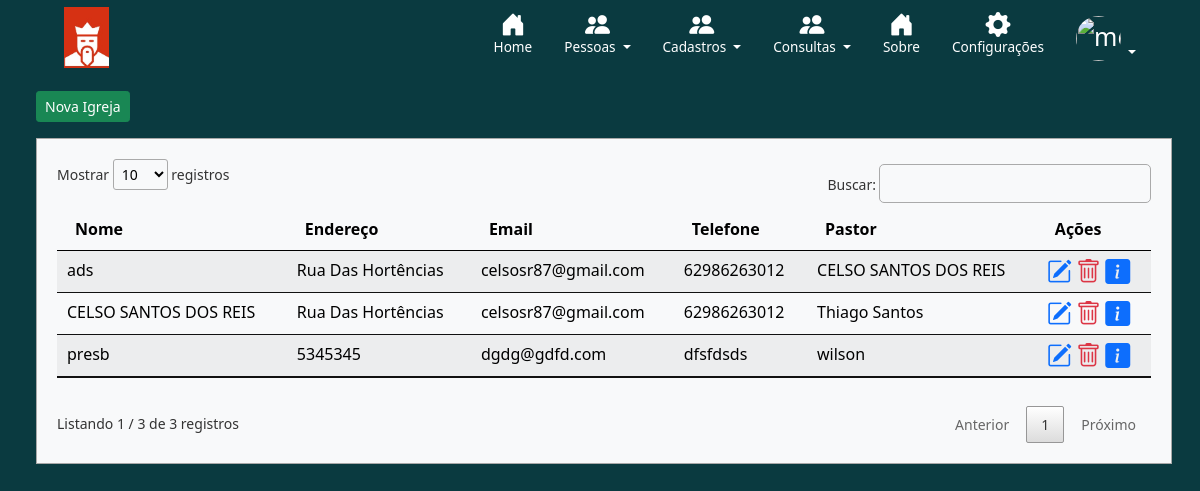
The page /listar/igrejas/ (signed in) on the database its author committed.
### cadastros/models.py (models this page shows, shortened)
class Igrejas(models.Model):
    nome = models.CharField(max_length=100, verbose_name='Nome')
    endereco = models.CharField(max_length=255, verbose_name='Endereço')
    email = models.EmailField(max_length=60, verbose_name='E-mail', blank=True, null=True)
    telefone = models.CharField(max_length=20, verbose_name='Telefone')
    pastores = models.ForeignKey(Pastores, on_delete=models.PROTECT)

class Pastores(models.Model):
    nome = models.CharField(max_length=100, verbose_name='Nome')
    cpf = models.CharField(max_length=20, verbose_name='CPF')
    endereco = models.CharField(max_length=255, verbose_name='Endereço')
    email = models.EmailField(max_length=60, verbose_name='E-mail', blank=True, null=True)
    data_nascimento = models.DateField(verbose_name='Data de Nascimento')
    telefone = models.CharField(max_length=20, verbose_name='Telefone')

### cadastros/views.py (the view)
# urls.py: path('listar/igrejas/', IgrejasList, name='listar-igrejas'),
@login_required
def IgrejasList(request):
    igrejas = Igrejas.objects.all()
    contexto = {'igrejas': igrejas}
    return render(request, 'cadastros/listas/listaigrejas.html', contexto)

### cadastros/templates/cadastros/listas/listaigrejas.html (shortened to what this page needs)
{% extends 'paginas/modelo.html' %}
{% load static %}
{% block dashboard %}
<div class="container-fluid mb-4 mx-4">
    <div class="col-md-12 my-3">
        <a href="{% url 'cadastrar-igrejas' %}" type="button" class="btn btn-success btn-sm">Nova Igreja</a>
    </div>
    <div class="tabela bg-light">
            <table id="example" class="table table-striped table-light table-hover my-4 my-4" style="width:100%">
                <thead>
                    <tr>
                        <th>Nome</th>
                        <th>Endereço</th>
                        <th class="esc">Email</th>
                        <th class="esc">Telefone</th>
                        <th class="esc">Pastor</th>
                        <th>Ações</th>
                    </tr>
                </thead>
                <tbody>
                    {% for igrejas in igrejas %}
                    <tr>
                        <td>{{ igrejas.nome }}</td>
                        <td>{{ igrejas.endereco }}</td>
                        <td class="esc">{{ igrejas.email }}</td>
                        <td class="esc">{{ igrejas.telefone }}</td>
                        <td class="esc">{{ igrejas.pastores.nome }}</td>
                        <td>
                            <a href="{% url 'editar-igrejas' igrejas.pk %}"  title="Editar Registro">	<i class="bi bi-pencil-square text-primary"></i> </a>
                            <a href="{% url 'excluir-igrejas' igrejas.pk %}" title="Excluir">	<i class="bi bi-trash text-danger"></i> </a>
                            <a href="#" onclick="dados('{{ igrejas.nome }}', '{{ igrejas.cpf }}', '{{ igrejas.email }}', '{{ igrejas.telefone }}', '{{ igrejas.endereco }}')" title="Ver Dados">	<i class="bi bi-info-square-fill text-primary"></i> </a>
                        </td>
                    </tr>
                    {% empty %}
                    <tr>
                        <td colspan="3">Nenhum Secretário Cadastrado </td>
                    </tr>
                    {% endfor %}
                </tbody>
            </table>
    </div>
    </div>
{% endblock %}

### static/css/style.css (style rules this page uses)
.tabela { margin-right: 40px; border:solid 1px #a8a8a8; padding:20px; font-size:14px; }
.tabela a { text-decoration: none; }
.bi { vertical-align: -.125em; fill: currentColor; text-align: center; font-size: 25px; }
.background-sistema { background-color: #0A3A40; }
a { text-decoration: none; }
body { color: #000; overflow-x: hidden; height: 100%; background-image: url("https://i.imgur.com/GMmCQHC.png"); background-repeat: no-repeat; background-size: 100% 100% }

### rows shown on the page
Igrejas: nome "ads", endereco "Rua Das Hortências", email "celsosr87@gmail.com", telefone "62986263012", pastores.nome "CELSO SANTOS DOS REIS"
Igrejas: nome "CELSO SANTOS DOS REIS", endereco "Rua Das Hortências", email "celsosr87@gmail.com", telefone "62986263012", pastores.nome "Thiago Santos"
Igrejas: nome "presb", endereco "5345345", email "dgdg@gdfd.com", telefone "dfsfdsds", pastores.nome "wilson"
